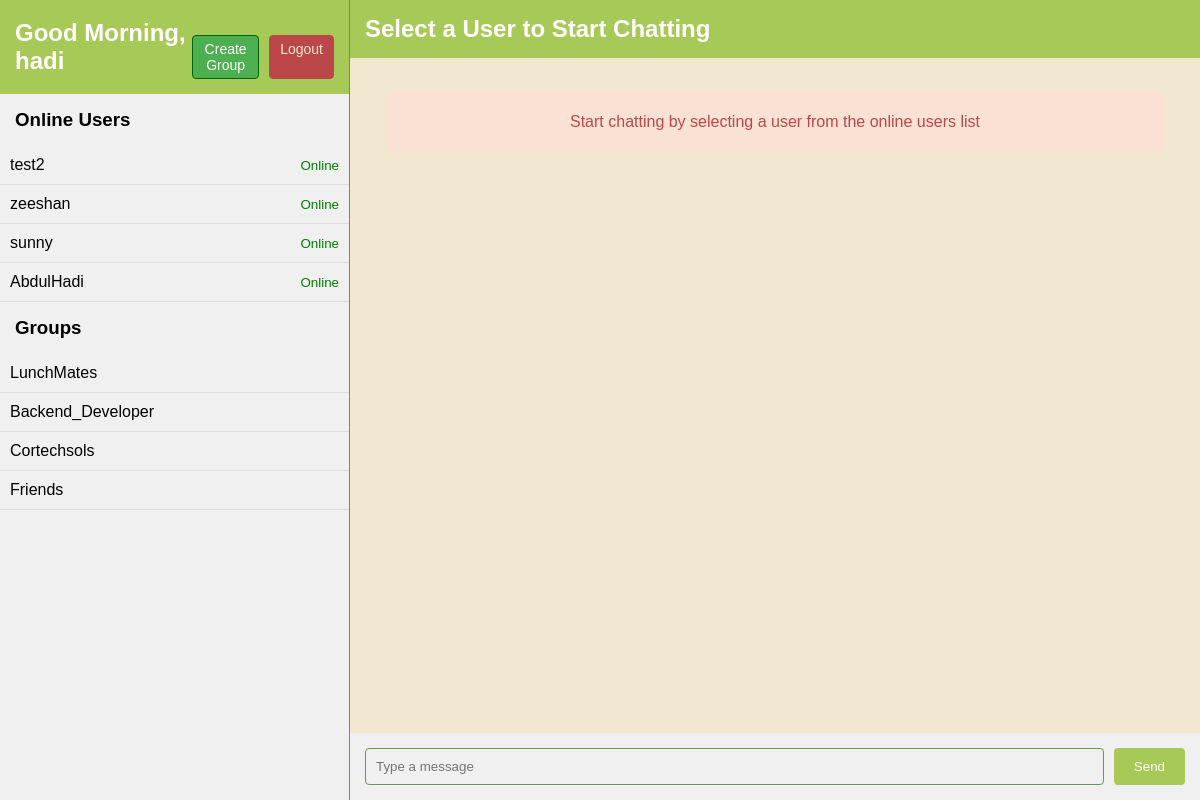
The app's page / (signed in) with its own data.
### chat/models.py (models this page shows, shortened)
class UserStatus(models.Model):
    user = models.OneToOneField(User, on_delete=models.CASCADE)
    is_online = models.BooleanField(default=False)

class Group(models.Model):
    name = models.CharField(max_length=100, unique=True)
    creator = models.ForeignKey(User, on_delete=models.CASCADE, related_name='created_groups')
    members = models.ManyToManyField(User,related_name='chat_groups')
    created_at = models.DateTimeField(auto_now_add=True)

### chat/views.py (the view)
# urls.py: path("", views.home, name="chat"),
@login_required
def home(request):
    greeting = "Good Morning"
    unread_counts, online_users = get_unread_counts(request.user)
    all_users = User.objects.exclude(username=request.user.username)
    user_groups = Group.objects.filter(members=request.user)
    return render(request, "chat/room.html", {
        "greeting": greeting,
        "username": request.user.username,
        "online_users": online_users,
        "unread_counts": unread_counts,
        "all_users": all_users,
        "user_groups": user_groups
    })

### chat/utils.py (called while the page is built)
def get_unread_counts(user):
    unread_counts = {}
    online_users = UserStatus.objects.all().exclude(user=user)
    for user_status in online_users:
        unread_count = ChatMessage.objects.filter(
            user=user_status.user, recipient=user, read=False
        ).count()
        unread_counts[user_status.user.username] = unread_count
    return unread_counts, online_users

### chat/templates/chat/room.html (shortened to what this page needs)
<!DOCTYPE html>
<html lang="en">
  <head>
  </head>
  <body>
    <div class="container">
        <div class="sidebar">
            <div class="sidebar-header">
                <h2>{{ greeting }}, {{ username }}</h2>
                <div class="button-container">
                    <button onclick="openGroupModal()" class="create-group-btn">
                        Create Group
                    </button>
                    <a class="logout" href="{% url 'logout' %}">Logout</a>
                </div>
            </div>
            <div class="users-list">
                <h3 style="padding: 15px">Online Users</h3>
                {% for user in online_users %}
                <div
                 class="user_{{ user.user.username }} user"
                 onclick="redirectToRoom('{{ user.user.username }}')"
                 style="
                     padding: 10px;
                     border-bottom: 1px solid #ddd;
                     cursor: pointer;">
                 <span>{{ user.user.username }}</span>
                 <small
                     style="margin-left: 10px; color: {% if user.is_online %}green{% else %}gray{% endif %};">
                     {% if user.is_online %}Online{% else %}Offline{% endif %}
                 </small>
             </div>
                {% endfor %}
                <h3 style="padding: 15px">Groups</h3>
                {% for group in user_groups %}
                <div
                    class="user group_{{ group.name }}"
                    onclick="redirectToGroup('{{ group.name }}')"
                    style="
                        padding: 10px;
                        border-bottom: 1px solid #ddd;
                        cursor: pointer;">
                    <span>{{ group.name }}</span>
                </div>
                {% endfor %}
            </div>
        </div>
        <div class="chat-container">
            <div class="chat-header">
                <h2>
                    {% if room_name %}
                        Messaging with {{ room_name }}
                    {% else %}
                        Select a User to Start Chatting
                    {% endif %}
                </h2>
            </div>
            <div id="messages">
                {% if not room_name %}
                <div class="no-room-message">
                    Start chatting by selecting a user from the online users list
                </div>
                {% endif %}
            </div>
            <form id="form" class="chat-input">
                <input
                    type="text"
                    name="message"
                    placeholder="Type a message"
                    required
                    {% if not room_name %}disabled{% endif %}
                />
                <button type="submit" {% if not room_name %}disabled{% endif %}>
                    Send
                </button>
            </form>
        </div>
    </div>
</body>
</html>

### chat/templates/chat/room.html (style rules this page uses)
* { box-sizing: border-box; margin: 0; padding: 0; }
body { font-family: Arial, sans-serif; height: 100vh; background-color: #f2e8cf; display: flex; overflow: hidden; }
.container { display: flex; width: 100%; height: 100vh; background-color: #f2e8cf; }
.sidebar { width: 350px; background-color: #f0f0f0; border-right: 1px solid #6a994e; overflow-y: auto; display: flex; flex-direction: column; }
.sidebar-header { background-color: #a7c957; color: white; padding: 15px; display: flex; justify-content: space-between; align-items: center; }
.sidebar-header h2 { margin: 0; }
.users-list { flex-grow: 1; overflow-y: auto; }
.user { cursor: pointer; padding: 15px; border-bottom: 1px solid #d0d0d0; display: flex; justify-content: space-between; align-items: center; }
.chat-container { flex-grow: 1; display: flex; flex-direction: column; background-color: #f2e8cf; }
.chat-header { background-color: #a7c957; color: white; padding: 15px; display: flex; justify-content: space-between; align-items: center; }
#messages { flex-grow: 1; overflow-y: auto; padding: 15px; display: flex; flex-direction: column; background-color: #f2e8cf; }
.chat-input { display: flex; padding: 15px; background-color: #f0f0f0; }
.chat-input input { flex-grow: 1; padding: 10px; margin-right: 10px; border: 1px solid #6a994e; border-radius: 4px; }
.chat-input button { padding: 10px 20px; background-color: #a7c957; color: white; border: none; border-radius: 4px; cursor: pointer; }
.no-room-message { text-align: center; color: #bc4749; padding: 20px; background-color: #f9e2d4; border-radius: 5px; margin: 20px; }
.button-container { display: flex; gap: 10px; margin-top: 20px; }
.create-group-btn { background-color: #4caf50; color: white; text-decoration: none; font-size: 14px; padding: 5px 10px; border-radius: 4px; border: 1px solid #006400; transition: background-color 0.3s ease; }
.logout { text-decoration: none; font-size: 14px; padding: 5px 10px; border: 1px solid #bc4749; border-radius: 4px; color: #f2e8cf; background-color: #bc4749; transition: background-color 0.3s ease; }

### records on screen
UserStatus: user.username "test2", is_online "Online"
UserStatus: user.username "zeeshan", is_online "Online"
UserStatus: user.username "sunny", is_online "Online"
UserStatus: user.username "AbdulHadi", is_online "Online"
Group: name "LunchMates"
Group: name "Backend_Developer"
Group: name "Cortechsols"
Group: name "Friends"

### other values on screen
{{ greeting }} "Good Morning"
{{ username }} "hadi"
